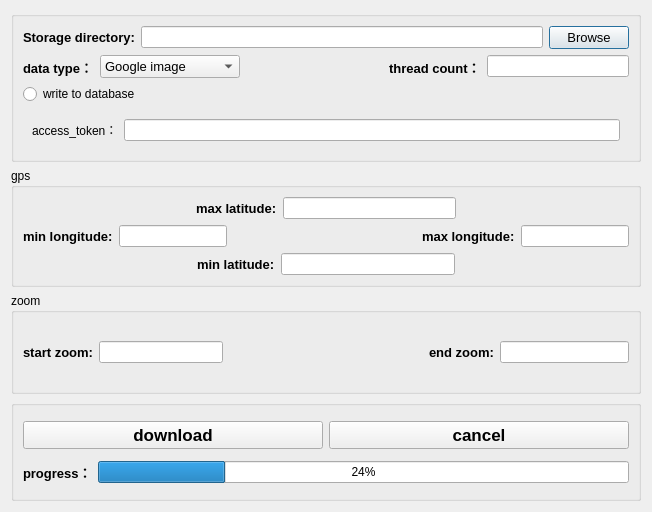
<?xml version="1.0" encoding="UTF-8"?>
<ui version="4.0">
 <class>Dialog</class>
 <widget class="QDialog" name="Dialog">
  <property name="geometry">
   <rect>
    <x>0</x>
    <y>0</y>
    <width>652</width>
    <height>512</height>
   </rect>
  </property>
  <property name="windowTitle">
   <string>Map Data Downloader</string>
  </property>
  <property name="windowIcon">
   <iconset>
    <normaloff>../../icon/icon.png</normaloff>../../icon/icon.png</iconset>
  </property>
  <layout class="QVBoxLayout" name="verticalLayout_4">
   <item>
    <widget class="QGroupBox" name="groupBox_4">
     <property name="title">
      <string/>
     </property>
     <layout class="QVBoxLayout" name="verticalLayout_2">
      <item>
       <layout class="QHBoxLayout" name="horizontalLayout">
        <item>
         <widget class="QLabel" name="label">
          <property name="font">
           <font>
            <family>Arial</family>
            <pointsize>10</pointsize>
            <weight>75</weight>
            <bold>true</bold>
           </font>
          </property>
          <property name="text">
           <string>Storage directory:</string>
          </property>
         </widget>
        </item>
        <item>
         <widget class="QLineEdit" name="root_dir_edit"/>
        </item>
        <item>
         <widget class="QPushButton" name="root_dir_btn">
          <property name="font">
           <font>
            <family>Arial</family>
            <pointsize>10</pointsize>
            <weight>50</weight>
            <bold>false</bold>
           </font>
          </property>
          <property name="text">
           <string>Browse</string>
          </property>
         </widget>
        </item>
       </layout>
      </item>
      <item>
       <layout class="QHBoxLayout" name="horizontalLayout_7">
        <item>
         <widget class="QLabel" name="label_10">
          <property name="font">
           <font>
            <family>Arial</family>
            <pointsize>10</pointsize>
            <weight>75</weight>
            <bold>true</bold>
           </font>
          </property>
          <property name="text">
           <string>data type：</string>
          </property>
         </widget>
        </item>
        <item>
         <widget class="QComboBox" name="data_type_combox">
          <property name="minimumSize">
           <size>
            <width>120</width>
            <height>0</height>
           </size>
          </property>
          <property name="font">
           <font>
            <family>Arial</family>
            <pointsize>10</pointsize>
           </font>
          </property>
          <item>
           <property name="text">
            <string>Google image</string>
           </property>
          </item>
          <item>
           <property name="text">
            <string>MAP WORLD label</string>
           </property>
          </item>
          <item>
           <property name="text">
            <string>Cesium terrain</string>
           </property>
          </item>
         </widget>
        </item>
        <item>
         <spacer name="horizontalSpacer_8">
          <property name="orientation">
           <enum>Qt::Horizontal</enum>
          </property>
          <property name="sizeHint" stdset="0">
           <size>
            <width>40</width>
            <height>20</height>
           </size>
          </property>
         </spacer>
        </item>
        <item>
         <widget class="QLabel" name="label_8">
          <property name="font">
           <font>
            <family>Arial</family>
            <pointsize>10</pointsize>
            <weight>75</weight>
            <bold>true</bold>
           </font>
          </property>
          <property name="text">
           <string>thread count：</string>
          </property>
         </widget>
        </item>
        <item>
         <widget class="QLineEdit" name="thread_count_edit"/>
        </item>
       </layout>
      </item>
      <item>
       <widget class="QRadioButton" name="db_radiobtn">
        <property name="text">
         <string>write to database</string>
        </property>
       </widget>
      </item>
      <item>
       <widget class="QWidget" name="widget_access_token" native="true">
        <layout class="QHBoxLayout" name="horizontalLayout_12">
         <item>
          <widget class="QLabel" name="label_11">
           <property name="text">
            <string>access_token：</string>
           </property>
          </widget>
         </item>
         <item>
          <widget class="QLineEdit" name="edit_access_token"/>
         </item>
        </layout>
       </widget>
      </item>
     </layout>
    </widget>
   </item>
   <item>
    <widget class="QGroupBox" name="groupBox">
     <property name="font">
      <font>
       <family>Arial</family>
      </font>
     </property>
     <property name="title">
      <string>gps</string>
     </property>
     <layout class="QGridLayout" name="gridLayout">
      <item row="0" column="0">
       <layout class="QVBoxLayout" name="verticalLayout">
        <item>
         <layout class="QHBoxLayout" name="horizontalLayout_2">
          <item>
           <spacer name="horizontalSpacer_2">
            <property name="orientation">
             <enum>Qt::Horizontal</enum>
            </property>
            <property name="sizeHint" stdset="0">
             <size>
              <width>40</width>
              <height>20</height>
             </size>
            </property>
           </spacer>
          </item>
          <item>
           <widget class="QLabel" name="label_2">
            <property name="font">
             <font>
              <family>Arial</family>
              <pointsize>10</pointsize>
              <weight>75</weight>
              <bold>true</bold>
             </font>
            </property>
            <property name="text">
             <string>max latitude:</string>
            </property>
           </widget>
          </item>
          <item>
           <widget class="QLineEdit" name="max_lat_edit"/>
          </item>
          <item>
           <spacer name="horizontalSpacer_3">
            <property name="orientation">
             <enum>Qt::Horizontal</enum>
            </property>
            <property name="sizeHint" stdset="0">
             <size>
              <width>40</width>
              <height>20</height>
             </size>
            </property>
           </spacer>
          </item>
         </layout>
        </item>
        <item>
         <layout class="QHBoxLayout" name="horizontalLayout_10">
          <item>
           <layout class="QHBoxLayout" name="horizontalLayout_3">
            <item>
             <widget class="QLabel" name="label_3">
              <property name="font">
               <font>
                <family>Arial</family>
                <pointsize>10</pointsize>
                <weight>75</weight>
                <bold>true</bold>
               </font>
              </property>
              <property name="text">
               <string>min longitude:</string>
              </property>
             </widget>
            </item>
            <item>
             <widget class="QLineEdit" name="min_lng_edit"/>
            </item>
           </layout>
          </item>
          <item>
           <spacer name="horizontalSpacer_6">
            <property name="orientation">
             <enum>Qt::Horizontal</enum>
            </property>
            <property name="sizeHint" stdset="0">
             <size>
              <width>40</width>
              <height>20</height>
             </size>
            </property>
           </spacer>
          </item>
          <item>
           <layout class="QHBoxLayout" name="horizontalLayout_4">
            <item>
             <widget class="QLabel" name="label_4">
              <property name="font">
               <font>
                <family>Arial</family>
                <pointsize>10</pointsize>
                <weight>75</weight>
                <bold>true</bold>
               </font>
              </property>
              <property name="text">
               <string>max longitude:</string>
              </property>
             </widget>
            </item>
            <item>
             <widget class="QLineEdit" name="max_lng_edit"/>
            </item>
           </layout>
          </item>
         </layout>
        </item>
        <item>
         <layout class="QHBoxLayout" name="horizontalLayout_5">
          <item>
           <spacer name="horizontalSpacer_4">
            <property name="orientation">
             <enum>Qt::Horizontal</enum>
            </property>
            <property name="sizeHint" stdset="0">
             <size>
              <width>40</width>
              <height>20</height>
             </size>
            </property>
           </spacer>
          </item>
          <item>
           <widget class="QLabel" name="label_5">
            <property name="font">
             <font>
              <family>Arial</family>
              <pointsize>10</pointsize>
              <weight>75</weight>
              <bold>true</bold>
             </font>
            </property>
            <property name="text">
             <string>min latitude:</string>
            </property>
           </widget>
          </item>
          <item>
           <widget class="QLineEdit" name="min_lat_edit"/>
          </item>
          <item>
           <spacer name="horizontalSpacer_5">
            <property name="orientation">
             <enum>Qt::Horizontal</enum>
            </property>
            <property name="sizeHint" stdset="0">
             <size>
              <width>40</width>
              <height>20</height>
             </size>
            </property>
           </spacer>
          </item>
         </layout>
        </item>
       </layout>
      </item>
     </layout>
    </widget>
   </item>
   <item>
    <widget class="QGroupBox" name="groupBox_2">
     <property name="font">
      <font>
       <family>Arial</family>
      </font>
     </property>
     <property name="title">
      <string>zoom</string>
     </property>
     <layout class="QGridLayout" name="gridLayout_2">
      <item row="0" column="0">
       <layout class="QHBoxLayout" name="horizontalLayout_9">
        <item>
         <layout class="QHBoxLayout" name="horizontalLayout_6">
          <item>
           <widget class="QLabel" name="label_6">
            <property name="font">
             <font>
              <family>Arial</family>
              <pointsize>10</pointsize>
              <weight>75</weight>
              <bold>true</bold>
             </font>
            </property>
            <property name="text">
             <string>start zoom:</string>
            </property>
           </widget>
          </item>
          <item>
           <widget class="QLineEdit" name="start_zoom_edit"/>
          </item>
         </layout>
        </item>
        <item>
         <spacer name="horizontalSpacer">
          <property name="orientation">
           <enum>Qt::Horizontal</enum>
          </property>
          <property name="sizeHint" stdset="0">
           <size>
            <width>40</width>
            <height>20</height>
           </size>
          </property>
         </spacer>
        </item>
        <item>
         <layout class="QHBoxLayout" name="horizontalLayout_8">
          <item>
           <widget class="QLabel" name="label_7">
            <property name="font">
             <font>
              <family>Arial</family>
              <pointsize>10</pointsize>
              <weight>75</weight>
              <bold>true</bold>
             </font>
            </property>
            <property name="text">
             <string>end zoom:</string>
            </property>
           </widget>
          </item>
          <item>
           <widget class="QLineEdit" name="end_zoom_edit"/>
          </item>
         </layout>
        </item>
       </layout>
      </item>
     </layout>
    </widget>
   </item>
   <item>
    <widget class="QGroupBox" name="groupBox_3">
     <property name="title">
      <string/>
     </property>
     <layout class="QGridLayout" name="gridLayout_3">
      <item row="0" column="0">
       <layout class="QHBoxLayout" name="horizontalLayout_11">
        <item>
         <widget class="QPushButton" name="download_btn">
          <property name="font">
           <font>
            <family>Arial</family>
            <pointsize>13</pointsize>
            <weight>75</weight>
            <bold>true</bold>
           </font>
          </property>
          <property name="text">
           <string>download</string>
          </property>
         </widget>
        </item>
        <item>
         <widget class="QPushButton" name="cancel_btn">
          <property name="font">
           <font>
            <family>Arial</family>
            <pointsize>13</pointsize>
            <weight>75</weight>
            <bold>true</bold>
           </font>
          </property>
          <property name="text">
           <string>cancel</string>
          </property>
         </widget>
        </item>
       </layout>
      </item>
      <item row="1" column="0">
       <layout class="QHBoxLayout" name="horizontalLayout_13">
        <item>
         <widget class="QLabel" name="label_9">
          <property name="font">
           <font>
            <family>Arial</family>
            <pointsize>10</pointsize>
            <weight>75</weight>
            <bold>true</bold>
           </font>
          </property>
          <property name="text">
           <string>progress：</string>
          </property>
         </widget>
        </item>
        <item>
         <widget class="QProgressBar" name="progress_bar">
          <property name="value">
           <number>24</number>
          </property>
         </widget>
        </item>
       </layout>
      </item>
     </layout>
    </widget>
   </item>
  </layout>
 </widget>
 <resources/>
 <connections/>
</ui>
